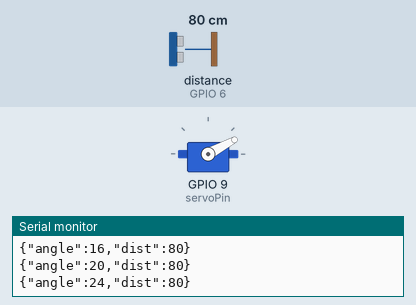
A sketch run on a simulated ESP32-S3. Shown: servo, the last lines printed to the serial monitor. Wiring (inferred from the names in the program): ultrasonic range finder: trigger GPIO 7; echo GPIO 6. Inputs (shaded band) come from the test bench; at power-on: distance to the obstacle (sensor on GPIO 6) 80 cm. The echo pulse lasts 58.3 µs per cm.

Above: at 1.2 s.
1.3 s: distance to the obstacle (sensor on GPIO 6) set to 2 cm
At 6.96 s:
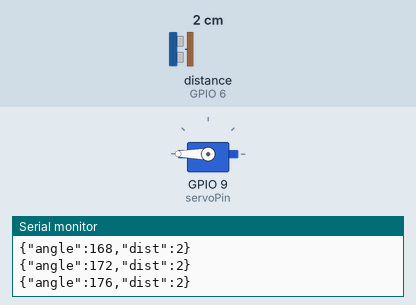
7.3 s: distance to the obstacle (sensor on GPIO 6) set to 250 cm
At 7.51 s:
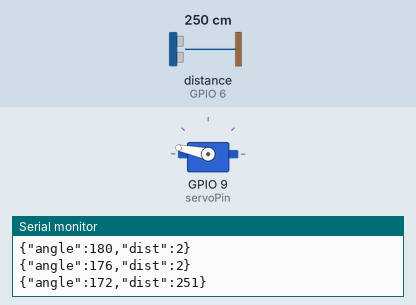
10.3 s: distance to the obstacle (sensor on GPIO 6) set to 4 cm
At 14.16 s:
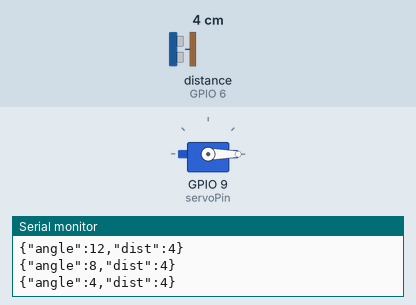
Timing chart, 0 to 19.3 s (numbered marks = the images above; inputs shaded):
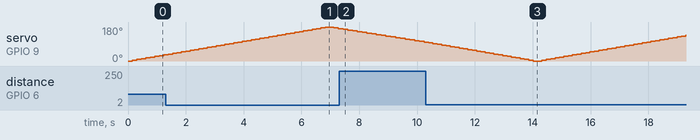

The sketch:

Radar_Arduino.ino
```cpp
#include <Servo.h>

Servo myServo;
const int servoPin = 9;
const int trigPin  = 7;
const int echoPin  = 6;

const int stepDeg = 4;
const int servoDelayMs = 150;
const unsigned int MAX_RANGE_CM = 400;

long readDistanceCM() {
  digitalWrite(trigPin, LOW);
  delayMicroseconds(2);
  digitalWrite(trigPin, HIGH);
  delayMicroseconds(10);
  digitalWrite(trigPin, LOW);
  long duration = pulseIn(echoPin, HIGH, 30000);
  if (duration == 0) return -1;
  long dist = duration / 29 / 2;
  if (dist > MAX_RANGE_CM) return -1;
  return dist;
}

void setup() {
  Serial.begin(115200);
  myServo.attach(servoPin);
  pinMode(trigPin, OUTPUT);
  pinMode(echoPin, INPUT);
  Serial.println("{\"meta\":\"radar_v1\",\"unit\":\"cm\"}");
}

void loop() {
  for (int angle = 0; angle <= 180; angle += stepDeg) {
    myServo.write(angle);
    delay(servoDelayMs);
    long dist = readDistanceCM();
    printJSON(angle, dist);
  }
  for (int angle = 180; angle >= 0; angle -= stepDeg) {
    myServo.write(angle);
    delay(servoDelayMs);
    long dist = readDistanceCM();
    printJSON(angle, dist);
  }
}

void printJSON(int angle, long dist) {
  if (dist < 0)
    Serial.printf("{\"angle\":%d,\"dist\":null}\n", angle);
  else
    Serial.printf("{\"angle\":%d,\"dist\":%ld}\n", angle, dist);
}
```
